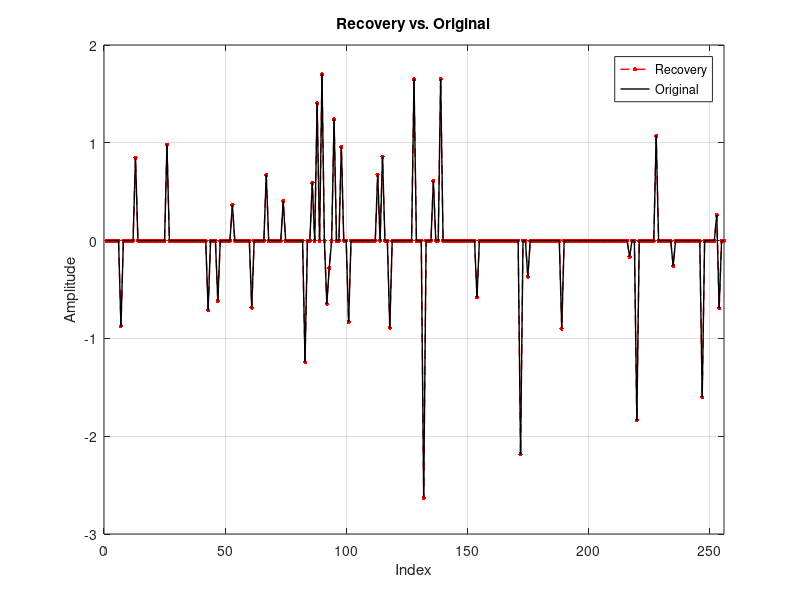

MATLAB code for this plot:
% plot_fig2_recreation_UPDATED.m
% This script runs an Orthogonal Matching Pursuit (OMP) recovery simulation
% and plots recovery vs original signal in the same style as omp.m example.

clear; clf;
rng('shuffle');  % Change seed each run; use rng(0) for reproducibility

% Problem parameters
M = 200;
N = 256;
K = 36;

max_attempts = 500;    % Number of random trials to find a successful reconstruction
tolerance = 1e-6;      % Euclidean error threshold for success

% Fix measurement matrix A
A = randn(M, N);

found = false;
attempt = 0;

% --- OMP Simulation Loop ---
while ~found && attempt < max_attempts
    attempt = attempt + 1;
    
    % Generate a K-sparse signal x_true
    x_true = zeros(N,1);
    idx = randperm(N, K);
    x_true(idx) = randn(K,1);  % standard normal values for consistency

    % Measurements
    y = A * x_true;

    % --- OMP with Gram-Schmidt ---
    r = y;
    Lambda = [];
    Q = [];
    for t = 1:K
        [~, lambda_t] = max(abs(A' * r));
        Lambda(end+1) = lambda_t;    %#ok<SAGROW>
        a_t = A(:, lambda_t);

        % Orthogonalize atom
        q_t = a_t;
        for j = 1:size(Q,2)
            h = Q(:,j)' * a_t;
            q_t = q_t - h * Q(:,j);
        end
        q_t = q_t / norm(q_t);
        Q = [Q, q_t]; %#ok<AGROW>
        r = r - (q_t' * r) * q_t;
    end

    % Reconstruct x_hat
    x_hat = zeros(N,1);
    if ~isempty(Lambda)
        A_hat = A(:, Lambda);
        theta = A_hat \ y;
        x_hat(Lambda) = theta;
    end

    % Check if recovery was successful
    err = norm(x_hat - x_true);
    if err < tolerance
        found = true;
        fprintf('Successful reconstruction on attempt %d: error = %.2e\n', attempt, err);
    end
end

if ~found
    warning('Did not find a trial with error < %.1e in %d attempts. Showing last attempt (error=%.2e).', ...
            tolerance, max_attempts, err);
end

% --- Plotting Section (MATCHES omp.m STYLE) ---
figure('Color','w');

% Plot Recovery as red dashed line with circular markers
plot(1:N, x_hat, 'r--', 'LineWidth', 1, 'Marker', '.', 'MarkerSize', 10, ...
     'DisplayName','Recovery');
hold on;

% Plot Original as solid black line
plot(1:N, x_true, 'k-', 'LineWidth', 1, 'DisplayName','Original');
hold off;

% Labels, legend, title
title(sprintf('Recovery vs. Original'));
xlabel('Index');
ylabel('Amplitude');
xlim([0 N]);
legend('Location','NorthEast');
grid on;

fprintf('Final Euclidean distance ||x - x̂||_2 = %.3e\n', err);
